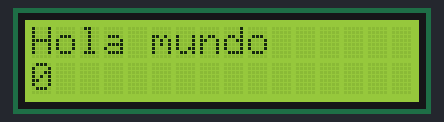
This sketch was run on a simulated Arduino Uno, built with avr-gcc and run on an emulated ATmega328P. On the bench: 16×2 character LCD.

Above: at 0.1 s.
At 5.1 s:
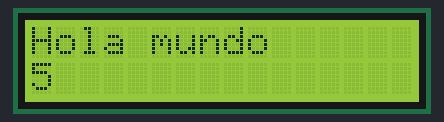
At 10.1 s:
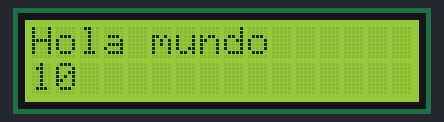
At 19.1 s:
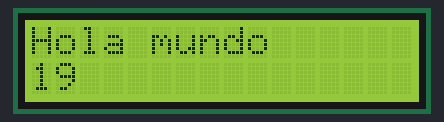
At 29.1 s:
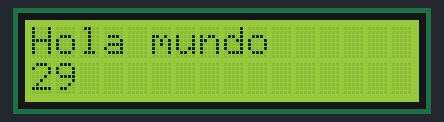
At 39.1 s:
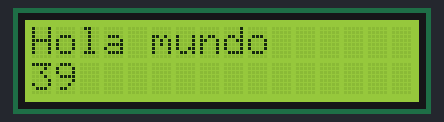

The sketch:

LCD_I2C.ino
```cpp
#include <LiquidCrystal_I2C.h>
#include <Wire.h>

LiquidCrystal_I2C lcd(0x27, 16, 2); //Creating a new instance from LCD putting the address of the  I2C Module, number of characters and number of rows.

void setup() {
  // put your setup code here, to run once:
  lcd.init(); //Initializing lcd
  lcd.backlight(); //Turning on the backlight
}

void loop() {
  lcd.setCursor(0,0); //Setting the cursor on column 0 and row 0
  lcd.print("Hola mundo"); //Printing the phrase
  lcd.setCursor(0,1); //Setting the cursor on column 0 and row 1
  lcd.print(millis()/1000); //Printing the phrase
}
```

Measured:
- what the display in image 1 shows lasts 1.0 s, from 5.0 s to 6.0 s
